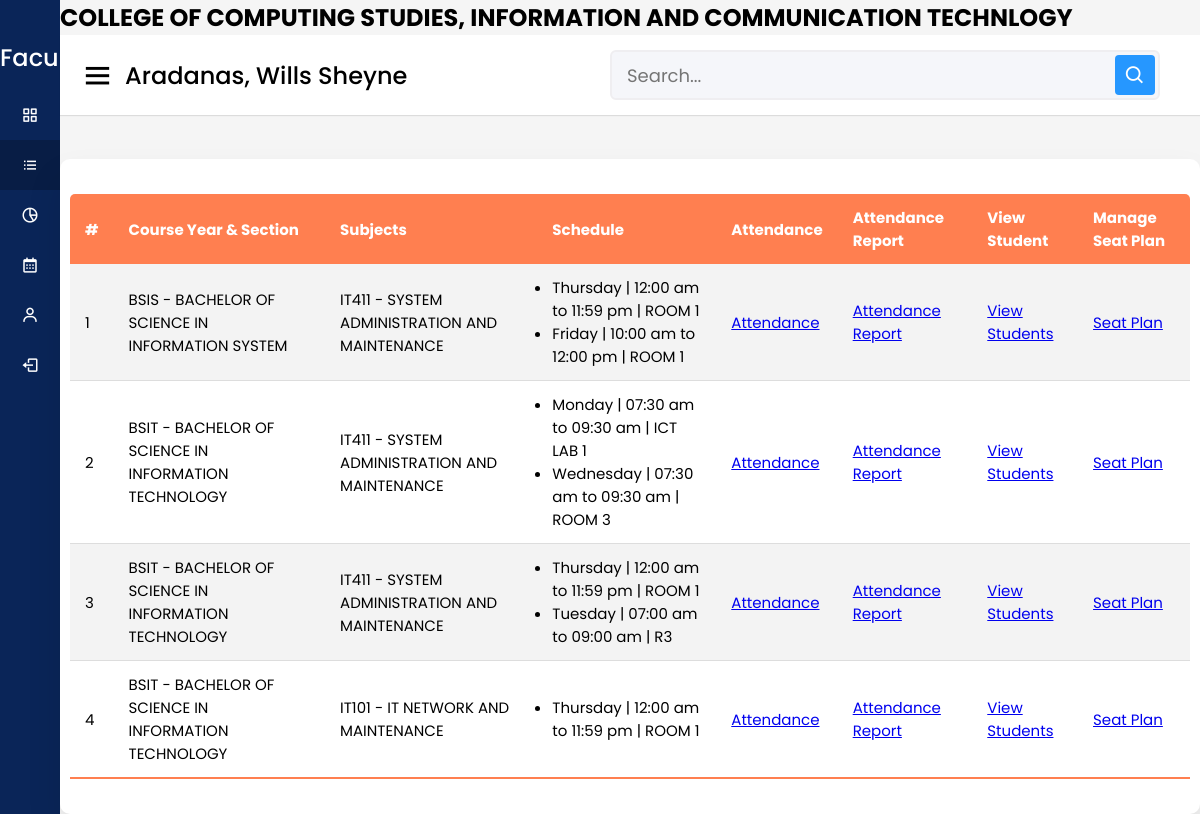
The app's page /faculty/subjects.php (signed in) with its own data.
### tables this page shows
CREATE TABLE `classes` (
  `class_id` int(11) NOT NULL AUTO_INCREMENT,
  `semester_id` int(11) DEFAULT NULL,
  `subject_id` int(11) DEFAULT NULL,
  `schedules` varchar(255) DEFAULT NULL,
  `instructor_id` int(11) DEFAULT NULL,
  `course_id` int(11) DEFAULT NULL,
  `yr_and_section` varchar(255) DEFAULT NULL,
  `is_deleted` tinyint(4) DEFAULT 0,
  `is_archived` tinyint(4) DEFAULT 0,
  PRIMARY KEY (`class_id`)
);

CREATE TABLE `tblcourse` (
  `id` int(11) NOT NULL AUTO_INCREMENT,
  `coursecode` varchar(50) NOT NULL,
  `coursedescription` varchar(50) NOT NULL,
  `is_deleted` tinyint(1) NOT NULL DEFAULT 0,
  PRIMARY KEY (`id`)
);

CREATE TABLE `tblsubject` (
  `id` int(11) NOT NULL AUTO_INCREMENT,
  `subject_code` varchar(50) NOT NULL,
  `subject_description` varchar(50) NOT NULL,
  `fk_semester_id` int(11) NOT NULL,
  `is_deleted` tinyint(1) NOT NULL DEFAULT 0,
  PRIMARY KEY (`id`),
  KEY `semesterID` (`fk_semester_id`),
  CONSTRAINT `semesterID` FOREIGN KEY (`fk_semester_id`) REFERENCES `tblsemester` (`id`)
);

CREATE TABLE `schedules` (
  `schedule_id` int(11) NOT NULL AUTO_INCREMENT,
  `subject_id` int(11) DEFAULT NULL,
  `day_of_the_week` enum('Monday','Tuesday','Wednesday','Thursday','Friday','Saturday') DEFAULT NULL,
  `start_time` time DEFAULT NULL,
  `end_time` time DEFAULT NULL,
  `room_details` varchar(255) DEFAULT NULL,
  `semester_id` int(11) DEFAULT NULL,
  `is_deleted` tinyint(4) DEFAULT 0,
  `is_archived` tinyint(4) DEFAULT 0,
  PRIMARY KEY (`schedule_id`)
);

### faculty/subjects.php (the view, shortened to what this page needs)
<?php
require("../config/config.php");
include "../shared_faculty/nav-items.php";
if(isset($_SESSION['user_id'])) {
    $faculty_id = $_SESSION['user_id'];
    $query  = $conn->prepare("SELECT *
                                FROM
                                    classes
                                INNER JOIN tblinstructor
                                    ON (classes.instructor_id = tblinstructor.id)
                                INNER JOIN tblsemester
                                    ON (classes.semester_id = tblsemester.id)
                                INNER JOIN tblsubject
                                    ON (classes.subject_id = tblsubject.id)
                                INNER JOIN tblcourse
                                    ON (classes.course_id = tblcourse.id)
                                WHERE classes.instructor_id = ?");
    $query->bind_param('i', $faculty_id);
    $query->execute();
    $result = $query->get_result();
}
?>
<!DOCTYPE html>
<html lang="en">
<head>
  <link rel="stylesheet" href="../css/sidebar.css" />
  <link href="https://unpkg.com/boxicons@2.0.7/css/boxicons.min.css" rel="stylesheet" />
</head>
<body>
  <div class="sidebar">
    <div class="logo-details">
      <span class="logo_name"> &nbsp;&nbsp;&nbsp;&nbsp;&nbsp; Faculty</span>
    </div>
  </div>
  <section class="home-section">
    <div class="header">
      <h1>COLLEGE OF COMPUTING STUDIES, INFORMATION AND COMMUNICATION TECHNLOGY</h1>
    </div>
    <nav>
      <div class="sidebar-button">
        <i class="bx bx-menu sidebarBtn"></i>
        <span class="dashboard"></span><?php echo $_SESSION['USER_NAME'] ?>
      </div>
      <div class="search-box">
        <input type="text" placeholder="Search..." />
        <i class="bx bx-search"></i>
      </div>
    </nav>
    <div class="home-content">
    <section class="attendance">
        <div class="attendance-list">
          <table class="table">
            <thead>
              <tr>
                <th>#</th>
                <th>Course Year & Section</th>
                <th>Subjects</th>
                <th>Schedule</th>
                <th>Attendance</th>
                <th>Attendance Report</th>
                <th>View Student</th>
                <th>Manage Seat Plan</th>
              </tr>
            </thead>
            <tbody>
                <?php if(mysqli_num_rows($result) > 0):?>
                    <?php foreach($result as $key => $row):?>
                        <tr>
                            <td><?=$key + 1?></td>
                            <td><?=strtoupper($row['coursecode'])?> - <?=strtoupper($row['coursedescription'])?></td>
                            <td><?=strtoupper($row['subject_code'])?> - <?=strtoupper($row['subject_description'])?></td>
                            <td class="small">
                                <ul class="small">
                                    <?php
                                        $schedule = json_decode($row['schedules']);
                                        foreach($schedule as $sched){
                                            $sch = mysqli_fetch_array(mysqli_query($conn, "SELECT * FROM schedules WHERE schedule_id = '".$sched."'"));
                                            ?>
                                            <li style="text-transform:none;">
                                            <?=$sch['day_of_the_week']?> | <?=date('h:i a', strtotime($sch['start_time']))?> to <?=date('h:i a', strtotime($sch['end_time']))?> |
                                            <?=strtoupper($sch['room_details'])?>
                                            </li>
                                            <?php
                                        }
                                    ?>
                                </ul>
                            </td>
                            <td><a href="attendance.php?id=<?=$row['class_id']?>">Attendance</a></td>
                            <td><a href="reports.php?id=<?=$row['class_id']?>">Attendance Report</a></td>
                            <td><a href="viewstudents.php?id=<?=$row['class_id']?>">View Students</a></td>
                            <td><a href="seatplan.php?id=<?=$row['class_id']?>">Seat Plan</a></td>
                        </tr>
                    <?php endforeach;?>
                <?php endif;?>
            </tbody>
          </table>
    </div>
</body>
</html>

### css/sidebar.css (style rules this page uses)
* { margin: 0; padding: 0; box-sizing: border-box; font-family: 'Poppins', sans-serif; }
.sidebar { position: fixed; height: 100%; width: 240px; background: #0A2558; transition: all 0.5s ease; }
.sidebar .logo-details { height: 80px; display: flex; align-items: center; }
.sidebar .logo-details .logo_name { color: #fff; font-size: 24px; font-weight: 500; }
.home-section { position: relative; background: #f5f5f5; min-height: 100vh; width: calc(100% - 240px); left: 240px; transition: all 0.5s ease; }
.home-section nav { display: flex; justify-content: space-between; height: 80px; background: #fff; display: flex; align-items: center; position: fixed; width: calc(100% - 240px); left: 240px; z-index: 100; padding: 0 20px; box-shadow: 0 1px 1px rgba(0, 0, 0, 0.1); transition: all 0.5s ease; }
.home-section nav .sidebar-button { display: flex; align-items: center; font-size: 24px; font-weight: 500; }
nav .sidebar-button i { font-size: 35px; margin-right: 10px; }
.home-section nav .search-box { position: relative; height: 50px; max-width: 550px; width: 100%; margin: 0 20px; }
nav .search-box input { height: 100%; width: 100%; outline: none; background: #F5F6FA; border: 2px solid #EFEEF1; border-radius: 6px; font-size: 18px; padding: 0 15px; }
nav .search-box .bx-search { position: absolute; height: 40px; width: 40px; background: #2697FF; right: 5px; top: 50%; transform: translateY(-50%); border-radius: 4px; line-height: 40px; text-align: center; color: #fff; font-size: 22px; transition: all 0.4 ease; }
.home-section .home-content { position: relative; padding-top: 104px; }
.attendance { margin-top: 20px; text-transform: capitalize; }
.attendance-list { width: 100%; padding: 10px; margin-top: 10px; background: #fff; border-radius: 10px; box-shadow: 0 20px 35px rgba(0, 0, 0, 0.1); }
.table { border-collapse: collapse; margin: 25px 0; font-size: 15px; min-width: 100%; overflow: hidden; border-radius: 5px 5px 0 0; }
table thead tr { color: #fff; background: coral; text-align: left; font-weight: bold; }
.table th, .table td { padding: 12px 15px; }
.table tbody tr { border-bottom: 1px solid #ddd; }
.table tbody tr:nth-of-type(odd) { background: #f3f3f3; }
.table tbody tr:last-of-type { border-bottom: 2px solid coral; }
@media (max-width: 1240px) { .sidebar { width: 60px; } }
@media (max-width: 1240px) { .home-section { width: calc(100% - 60px); left: 60px; } }
@media (max-width: 1240px) { .home-section nav { width: calc(100% - 60px); left: 60px; } }

### records on screen
classes: course.coursecode "BSIS", course.coursedescription "BACHELOR OF SCIENCE IN INFORMATION SYSTEM", subject.subject_code "IT411", subject.subject_description "SYSTEM ADMINISTRATION AND MAINTENANCE"
schedules: day_of_the_week "Thursday", start_time "12:00 am", end_time "11:59 pm", room_details "ROOM 1"
schedules: day_of_the_week "Friday", start_time "10:00 am", end_time "12:00 pm", room_details "ROOM 1"
classes: course.coursecode "BSIT", course.coursedescription "BACHELOR OF SCIENCE IN INFORMATION TECHNOLOGY", subject.subject_code "IT411", subject.subject_description "SYSTEM ADMINISTRATION AND MAINTENANCE"
schedules: day_of_the_week "Monday", start_time "07:30 am", end_time "09:30 am", room_details "ICT LAB 1"
schedules: day_of_the_week "Wednesday", start_time "07:30 am", end_time "09:30 am", room_details "ROOM 3"
classes: course.coursecode "BSIT", course.coursedescription "BACHELOR OF SCIENCE IN INFORMATION TECHNOLOGY", subject.subject_code "IT411", subject.subject_description "SYSTEM ADMINISTRATION AND MAINTENANCE"
schedules: day_of_the_week "Tuesday", start_time "07:00 am", end_time "09:00 am", room_details "R3"
classes: course.coursecode "BSIT", course.coursedescription "BACHELOR OF SCIENCE IN INFORMATION TECHNOLOGY", subject.subject_code "IT101", subject.subject_description "IT NETWORK AND MAINTENANCE"
schedules: day_of_the_week "Thursday", start_time "12:00 am", end_time "11:59 pm", room_details "ROOM 1"

### other values on screen
$_SESSION['USER_NAME'] "Aradanas, Wills Sheyne"
